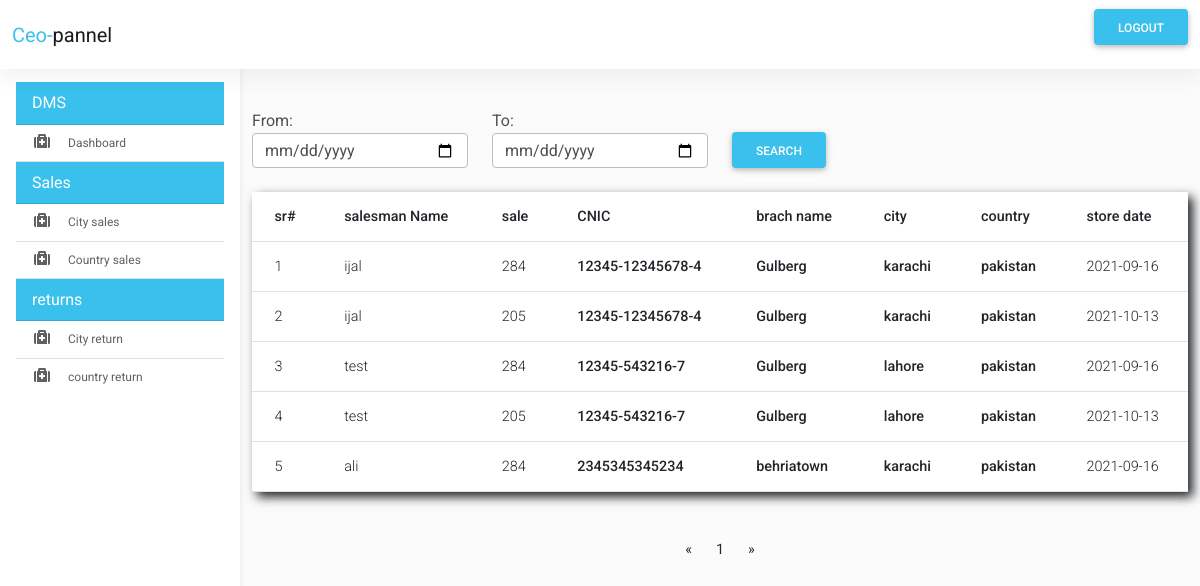
The app's page /Ceo/countrysale.php (signed in) with its own data.
### tables this page shows
CREATE TABLE `sales_medicine` (
  `id` int(11) NOT NULL,
  `sm_name` text NOT NULL,
  `sm_price` int(250) NOT NULL,
  `sm_sale_price` int(250) DEFAULT NULL,
  `sm_qty` int(250) NOT NULL,
  `sm_id` int(250) NOT NULL,
  `salesman_id` int(250) NOT NULL,
  `created_at` date NOT NULL DEFAULT current_timestamp()
);

CREATE TABLE `sales_manager` (
  `id` int(11) NOT NULL,
  `name` text NOT NULL,
  `cnic` text NOT NULL,
  `phone` text NOT NULL,
  `password` text NOT NULL,
  `country` text NOT NULL,
  `city` text NOT NULL,
  `branch_name` text NOT NULL
);

### Ceo/countrysale.php (the view, shortened to what this page needs)
<?php
include "./layouts/header.php";
include "./layouts/navbar.php";
?>
<main style="margin-top: 58px">
  <div class="container pt-4">
    <section>
      <div class="row">
      <div class="col-xl-12 col-sm-10 col-12 mb-4">
        <div class="col-xl-12 col-sm-10 col-12 mb-4">
        <form action="<?php echo $_SERVER['PHP_SELF']; ?>" method="post">
<div class="row mt-10px">
    <div class="col-md-3 " >
    <label for="">From: </label>
        <input type="date" name="date_1" class="form-control "   />
    </div>
    <div class="col-md-3">
<label for="">To:</label>
<input type="date" name="date_2" class="form-control"  />
</div>
    <div class="col-md-3">
        <button type="submit" class="btn btn-info mt-4" name="btnseach" style="width: fit-content;margin-top:20px">search</button>
    </div>
    </form>
          </div>
        </div>
          <table class="table">
            <thead>
              <tr>
                <th scope="col">sr#</th>
                <th scope="col">salesman Name </th>
                <th scope="col">sale</th>
                <th scope="col">CNIC</th>
                <th scope="col">brach name</th>
                <th scope="col">city</th>
                <th scope="col">country</th>
                <th scope="col">store date</th>
              </tr>
            </thead>
            <tbody>
            <?php
    $index=0;
  $result_per_page = 5;
        $sql = "SELECT * FROM sales_medicine ";
        $result = $connect->query($sql);
        $number_of_rows = mysqli_num_rows($result);
        if ($result->num_rows > 0) {
            $number_of_f_p = ceil($number_of_rows / $result_per_page);
            if (!isset($_GET['page'])) {
                $page = 1;
            } else {
                $page = $_GET['page'];
            }
            $this_page_f_result = ($page - 1) * $result_per_page;
           if(isset($_POST['btnseach'])){
               $date_1=$_POST["date_1"];
               $date_2=$_POST["date_2"];
               $sql = "SELECT * from sales_medicine a, sales_manager b  where created_at between   '$date_1'  AND   '$date_2'   LIMIT " . $this_page_f_result . ',' . $result_per_page;
           }else{
               $sql = "SELECT * from sales_medicine a, sales_manager b LIMIT " . $this_page_f_result . ',' . $result_per_page;
           }
            $result = $connect->query($sql);
            while ($row = $result->fetch_assoc()) {
        ?>
                                <tr>
                                  <td><?php echo ++$index; ?></td>
                                  <td><?php echo $row['name']; ?></td>
                                  <td><?php
                                  if($row['sm_price']==0){
                                    echo "<span class='badge bg-primary' > return</span>";
                                  }else{
                                    echo $row['sm_price'];
                                  }
                                  ?></td>
                                    <th scope="row"><?php echo $row['cnic']; ?></th>
                                    <th scope="row"><?php echo $row['branch_name']; ?></th>
                                    <th scope="row"><?php echo $row['city']; ?></th>
                                    <th scope="row"><?php echo $row['country']; ?></th>
                                    <td><?php echo $row['created_at']; ?></td>
                                </tr>
                    <?php
                            }
                        }
                    ?>
            </tbody>
          </table>
        </div>
        <div class="set_pagination">
    <nav aria-label="Page navigation example">
        <ul class="pagination justify-content-center">
            <li class="page-item">
                <a class="page-link" href="index.php?page=<?php echo $page ?>" aria-label="Previous">
                    <span aria-hidden="true">&laquo;</span>
                </a>
            </li>
            <?php
            for ($page = 1; $page <= $number_of_f_p; $page++) {
            ?>
                <li class="page-item"><a class="page-link" href="index.php?page=<?php echo $page ?>"><?php echo $page ?></a></li>
            <?php
            }
            ?>
            <li class="page-item">
                <a class="page-link" href="index.php?page=<?php echo $page - 1 ?>" aria-label="Next">
                    <span aria-hidden="true">&raquo;</span>
                </a>
            </li>
        </ul>
    </nav>
</div>
      </div>
</main>
<?php
include "./layouts/footer.php";
?>

### Ceo/assets/css/admin.css (style rules this page uses)
body { background-color: #fbfbfb; }
@media (min-width: 991.98px) { main { padding-left: 240px; } }

### Ceo/layouts/header.php (style rules this page uses)
table { background-color: white; padding: 10px; box-shadow: 5px 5px 10px; }

### records on screen
sales_medicine: sales_manager.name "ijal", sm_price "284", sales_manager.cnic "12345-12345678-4", sales_manager.branch_name "Gulberg", sales_manager.city "karachi", sales_manager.country "pakistan", created_at "2021-09-16", sales_manager.name "test", sales_manager.cnic "12345-543216-7", sales_manager.city "lahore", sales_manager.name "ali", sales_manager.cnic "2345345345234", sales_manager.branch_name "behriatown"
sales_medicine: sales_manager.name "ijal", sm_price "205", sales_manager.cnic "12345-12345678-4", sales_manager.branch_name "Gulberg", sales_manager.city "karachi", sales_manager.country "pakistan", created_at "2021-10-13", sales_manager.name "test", sales_manager.cnic "12345-543216-7", sales_manager.city "lahore"
